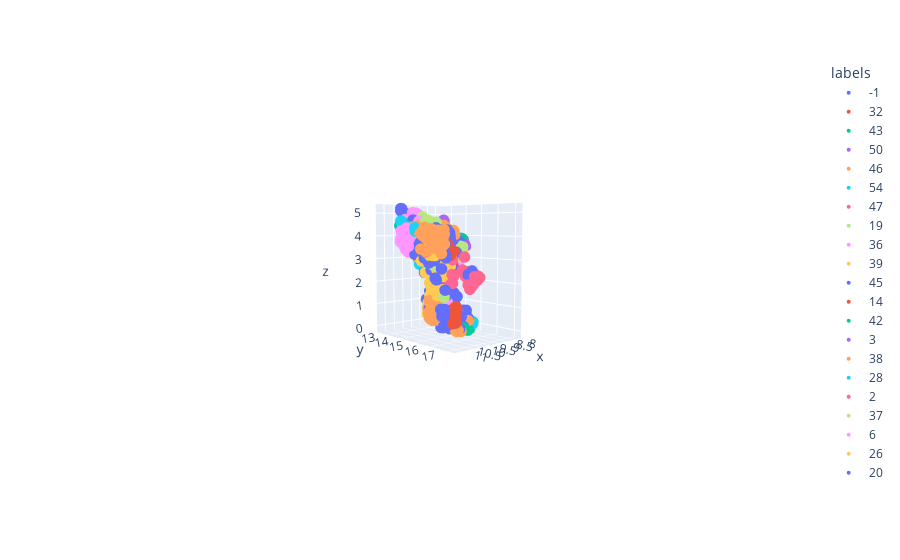

The notebook cell this image was saved under:
### Code cell
fig = px.scatter_3d(
    result, x='x', y='y', z='z',hover_name="headline",
    color='labels', labels={'color': 'species'}
)
fig.update_traces(marker_size=4)
fig.update_layout(
     height=1000)
fig.show()
